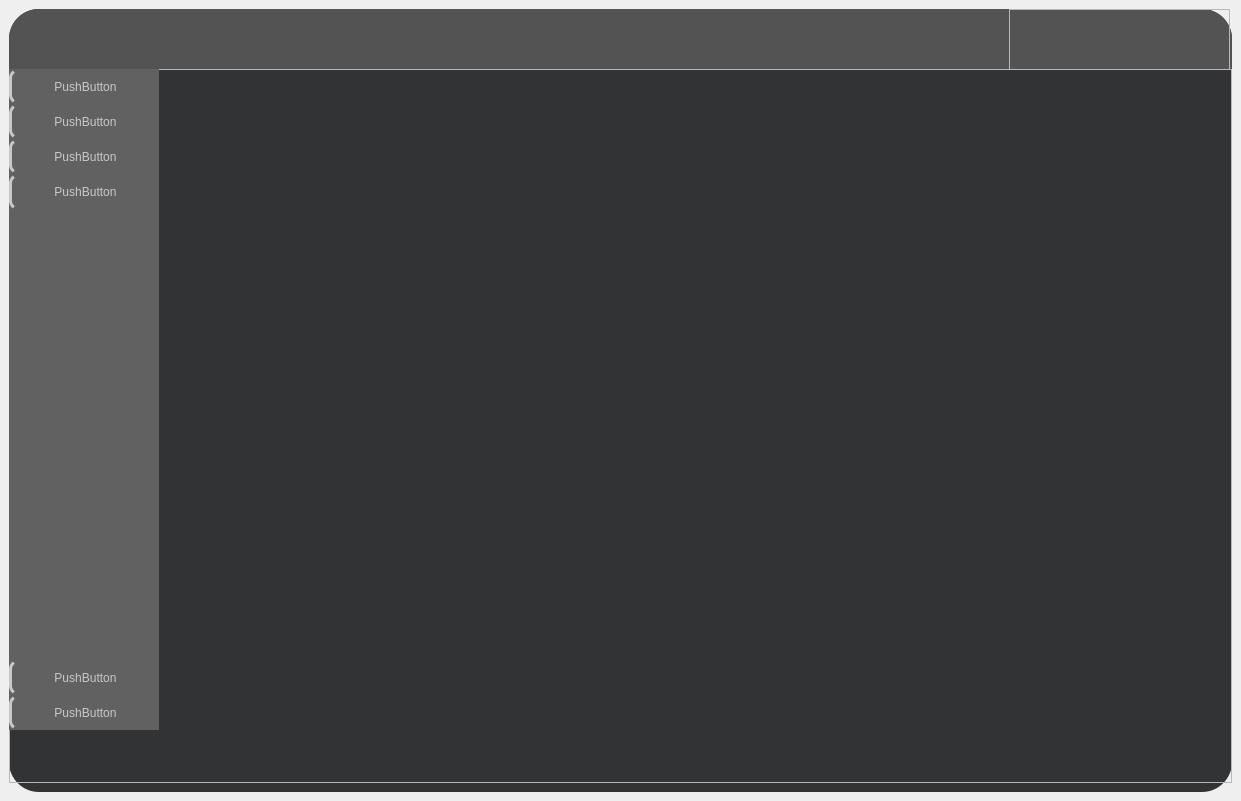
<?xml version="1.0" encoding="UTF-8"?>
<ui version="4.0">
 <class>MainWindow</class>
 <widget class="QMainWindow" name="MainWindow">
  <property name="geometry">
   <rect>
    <x>0</x>
    <y>0</y>
    <width>1241</width>
    <height>801</height>
   </rect>
  </property>
  <property name="sizePolicy">
   <sizepolicy hsizetype="Preferred" vsizetype="Preferred">
    <horstretch>0</horstretch>
    <verstretch>0</verstretch>
   </sizepolicy>
  </property>
  <property name="windowTitle">
   <string>MainWindow</string>
  </property>
  <widget class="QWidget" name="centralwidget">
   <layout class="QHBoxLayout" name="horizontalLayout">
    <item>
     <widget class="QFrame" name="frame">
      <property name="styleSheet">
       <string notr="true">#frame
{
	background-color: rgb(49, 51, 53);
	border-radius:30px;
}</string>
      </property>
      <property name="frameShape">
       <enum>QFrame::StyledPanel</enum>
      </property>
      <property name="frameShadow">
       <enum>QFrame::Raised</enum>
      </property>
      <layout class="QVBoxLayout" name="verticalLayout">
       <property name="spacing">
        <number>0</number>
       </property>
       <property name="leftMargin">
        <number>0</number>
       </property>
       <property name="topMargin">
        <number>0</number>
       </property>
       <property name="rightMargin">
        <number>0</number>
       </property>
       <item>
        <widget class="QFrame" name="frame_2">
         <property name="sizePolicy">
          <sizepolicy hsizetype="Preferred" vsizetype="Expanding">
           <horstretch>0</horstretch>
           <verstretch>1</verstretch>
          </sizepolicy>
         </property>
         <property name="styleSheet">
          <string notr="true">#frame_2
{
	background-color: rgb(83, 83, 83);
	border-top-left-radius:30px;
	border-top-right-radius:30px;
}</string>
         </property>
         <property name="frameShape">
          <enum>QFrame::StyledPanel</enum>
         </property>
         <property name="frameShadow">
          <enum>QFrame::Raised</enum>
         </property>
         <widget class="QFrame" name="frame_4">
          <property name="geometry">
           <rect>
            <x>1000</x>
            <y>0</y>
            <width>221</width>
            <height>61</height>
           </rect>
          </property>
          <property name="styleSheet">
           <string notr="true">QPushButton
{
	border:none;
}
QPushButton:hover
{
	padding-bottom:3px;
}</string>
          </property>
          <property name="frameShape">
           <enum>QFrame::StyledPanel</enum>
          </property>
          <property name="frameShadow">
           <enum>QFrame::Raised</enum>
          </property>
          <layout class="QHBoxLayout" name="horizontalLayout_2">
           <item>
            <widget class="QPushButton" name="pushButton">
             <property name="text">
              <string/>
             </property>
             <property name="icon">
              <iconset resource="GUI素材库/rsc.qrc">
               <normaloff>:/icons/icons/最小化.png</normaloff>:/icons/icons/最小化.png</iconset>
             </property>
            </widget>
           </item>
           <item>
            <widget class="QPushButton" name="pushButton_2">
             <property name="minimumSize">
              <size>
               <width>0</width>
               <height>20</height>
              </size>
             </property>
             <property name="text">
              <string/>
             </property>
             <property name="icon">
              <iconset resource="GUI素材库/rsc.qrc">
               <normaloff>:/icons/icons/最大化.png</normaloff>:/icons/icons/最大化.png</iconset>
             </property>
            </widget>
           </item>
           <item>
            <widget class="QPushButton" name="pushButton_3">
             <property name="sizePolicy">
              <sizepolicy hsizetype="Minimum" vsizetype="Fixed">
               <horstretch>0</horstretch>
               <verstretch>0</verstretch>
              </sizepolicy>
             </property>
             <property name="text">
              <string/>
             </property>
             <property name="icon">
              <iconset resource="GUI素材库/rsc.qrc">
               <normaloff>:/icons/icons/关闭.png</normaloff>:/icons/icons/关闭.png</iconset>
             </property>
             <property name="autoRepeatDelay">
              <number>300</number>
             </property>
            </widget>
           </item>
          </layout>
         </widget>
        </widget>
       </item>
       <item>
        <widget class="QFrame" name="frame_3">
         <property name="sizePolicy">
          <sizepolicy hsizetype="Preferred" vsizetype="Expanding">
           <horstretch>0</horstretch>
           <verstretch>12</verstretch>
          </sizepolicy>
         </property>
         <property name="frameShape">
          <enum>QFrame::StyledPanel</enum>
         </property>
         <property name="frameShadow">
          <enum>QFrame::Raised</enum>
         </property>
         <widget class="QWidget" name="Meau_WT" native="true">
          <property name="geometry">
           <rect>
            <x>0</x>
            <y>0</y>
            <width>150</width>
            <height>661</height>
           </rect>
          </property>
          <property name="maximumSize">
           <size>
            <width>150</width>
            <height>16777215</height>
           </size>
          </property>
          <property name="styleSheet">
           <string notr="true">QWidget{

	background-color: rgba(97, 97, 97, 255);
}
QPushButton{
	font: 17pt &quot;仿宋&quot;;
	color:rgba(200, 200,200, 255);
	border-left:3px solid rgba(200, 200, 200, 255);
	border-radius:9px;
}
QPushButton:hover{
	border-left:7px solid #ffd194;
	background-color:qlineargradient(spread:pad, x1:0, y1:1, x2:1, y2:1, stop:0 rgba(255, 255, 255, 50), stop:1 rgba(255, 255, 255, 0))
	}
QPushButton:pressed{
	border-left:7px solid #ffd194;
	background-color:rgba(0,0,0,40);
	border-bottom-right-radius:0px;
	border-top-right-radius:0px;
	}</string>
          </property>
          <layout class="QVBoxLayout" name="verticalLayout_2">
           <property name="spacing">
            <number>0</number>
           </property>
           <property name="leftMargin">
            <number>0</number>
           </property>
           <property name="topMargin">
            <number>0</number>
           </property>
           <property name="rightMargin">
            <number>0</number>
           </property>
           <property name="bottomMargin">
            <number>0</number>
           </property>
           <item>
            <widget class="QPushButton" name="pushButton_4">
             <property name="maximumSize">
              <size>
               <width>150</width>
               <height>70</height>
              </size>
             </property>
             <property name="text">
              <string>PushButton</string>
             </property>
            </widget>
           </item>
           <item>
            <widget class="QPushButton" name="pushButton_5">
             <property name="maximumSize">
              <size>
               <width>150</width>
               <height>70</height>
              </size>
             </property>
             <property name="text">
              <string>PushButton</string>
             </property>
            </widget>
           </item>
           <item>
            <widget class="QPushButton" name="pushButton_6">
             <property name="maximumSize">
              <size>
               <width>150</width>
               <height>70</height>
              </size>
             </property>
             <property name="text">
              <string>PushButton</string>
             </property>
            </widget>
           </item>
           <item>
            <widget class="QPushButton" name="pushButton_7">
             <property name="maximumSize">
              <size>
               <width>150</width>
               <height>70</height>
              </size>
             </property>
             <property name="text">
              <string>PushButton</string>
             </property>
            </widget>
           </item>
           <item>
            <spacer name="horizontalSpacer_6">
             <property name="orientation">
              <enum>Qt::Vertical</enum>
             </property>
             <property name="sizeType">
              <enum>QSizePolicy::Fixed</enum>
             </property>
             <property name="sizeHint" stdset="0">
              <size>
               <width>20</width>
               <height>150</height>
              </size>
             </property>
            </spacer>
           </item>
           <item>
            <spacer name="horizontalSpacer_5">
             <property name="orientation">
              <enum>Qt::Vertical</enum>
             </property>
             <property name="sizeType">
              <enum>QSizePolicy::Fixed</enum>
             </property>
             <property name="sizeHint" stdset="0">
              <size>
               <width>20</width>
               <height>150</height>
              </size>
             </property>
            </spacer>
           </item>
           <item>
            <spacer name="horizontalSpacer_4">
             <property name="orientation">
              <enum>Qt::Vertical</enum>
             </property>
             <property name="sizeType">
              <enum>QSizePolicy::Fixed</enum>
             </property>
             <property name="sizeHint" stdset="0">
              <size>
               <width>20</width>
               <height>150</height>
              </size>
             </property>
            </spacer>
           </item>
           <item>
            <widget class="QPushButton" name="pushButton_8">
             <property name="maximumSize">
              <size>
               <width>150</width>
               <height>70</height>
              </size>
             </property>
             <property name="text">
              <string>PushButton</string>
             </property>
            </widget>
           </item>
           <item>
            <widget class="QPushButton" name="pushButton_9">
             <property name="maximumSize">
              <size>
               <width>150</width>
               <height>70</height>
              </size>
             </property>
             <property name="text">
              <string>PushButton</string>
             </property>
            </widget>
           </item>
          </layout>
         </widget>
        </widget>
       </item>
      </layout>
     </widget>
    </item>
   </layout>
  </widget>
  <action name="actionxinjian">
   <property name="text">
    <string>新建</string>
   </property>
  </action>
  <action name="actiona">
   <property name="text">
    <string>打开</string>
   </property>
  </action>
  <action name="actionbaoqun">
   <property name="text">
    <string>保存</string>
   </property>
  </action>
  <action name="actionx">
   <property name="text">
    <string>图形库</string>
   </property>
  </action>
  <action name="actionl">
   <property name="text">
    <string>另存为</string>
   </property>
  </action>
  <action name="actionbao">
   <property name="text">
    <string>保存全部</string>
   </property>
  </action>
  <action name="actionda">
   <property name="text">
    <string>打印</string>
   </property>
  </action>
  <action name="actionbao_2">
   <property name="text">
    <string>保存图像</string>
   </property>
  </action>
  <action name="actionb">
   <property name="text">
    <string>关闭</string>
   </property>
  </action>
  <action name="actiont">
   <property name="text">
    <string>退出</string>
   </property>
  </action>
  <action name="actionshux">
   <property name="text">
    <string>属性</string>
   </property>
  </action>
  <action name="actiong">
   <property name="text">
    <string>关于画板</string>
   </property>
  </action>
 </widget>
 <resources>
  <include location="GUI素材库/rsc.qrc"/>
 </resources>
 <connections>
  <connection>
   <sender>pushButton_3</sender>
   <signal>clicked()</signal>
   <receiver>MainWindow</receiver>
   <slot>close()</slot>
   <hints>
    <hint type="sourcelabel">
     <x>1184</x>
     <y>42</y>
    </hint>
    <hint type="destinationlabel">
     <x>1169</x>
     <y>17</y>
    </hint>
   </hints>
  </connection>
  <connection>
   <sender>pushButton_2</sender>
   <signal>clicked()</signal>
   <receiver>MainWindow</receiver>
   <slot>showMaximized()</slot>
   <hints>
    <hint type="sourcelabel">
     <x>1113</x>
     <y>36</y>
    </hint>
    <hint type="destinationlabel">
     <x>1005</x>
     <y>5</y>
    </hint>
   </hints>
  </connection>
  <connection>
   <sender>pushButton</sender>
   <signal>clicked()</signal>
   <receiver>MainWindow</receiver>
   <slot>showMinimized()</slot>
   <hints>
    <hint type="sourcelabel">
     <x>1045</x>
     <y>36</y>
    </hint>
    <hint type="destinationlabel">
     <x>819</x>
     <y>4</y>
    </hint>
   </hints>
  </connection>
 </connections>
</ui>
